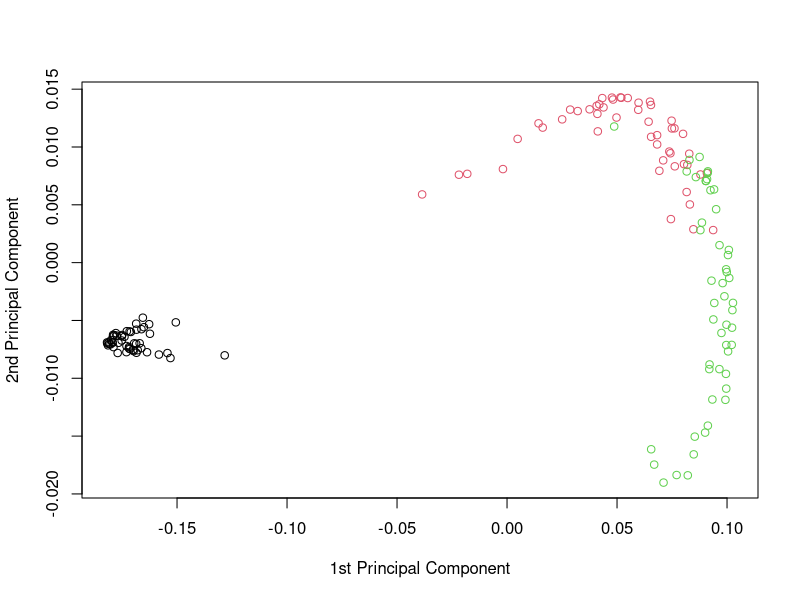

R code for this plot:
library(kernlab)


### Name: kha
### Title: Kernel Principal Components Analysis
### Aliases: kha kha,formula-method kha,matrix-method predict,kha-method
### Keywords: cluster

### ** Examples

# another example using the iris
data(iris)
test <- sample(1:150,70)

kpc <- kha(~.,data=iris[-test,-5],kernel="rbfdot",
           kpar=list(sigma=0.2),features=2, eta=0.001, maxiter=65)

#print the principal component vectors
pcv(kpc)

#plot the data projection on the components
plot(predict(kpc,iris[,-5]),col=as.integer(iris[,5]),
     xlab="1st Principal Component",ylab="2nd Principal Component")
